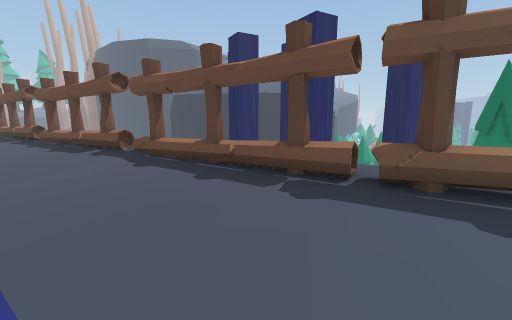
View 1 (above)

24 first-person views from a walk through a scene from a Unity 3-D project. The camera is 1.2 m above the floor, tilts 10° down and sees 90° across. The floor is counted in squares, 1 m on a side. Each view is taken from the middle of a square. On the plan, view 1 faces up. The plan holds only what a view shows up to about 12 squares ahead; the rest is blank. The place goes on beyond the plan. The player is left out. Door leaves are left out, so doorways stand open. Some surface patterns are stand-ins.

View 2
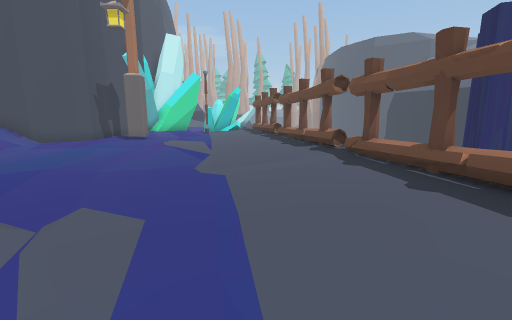

View 3
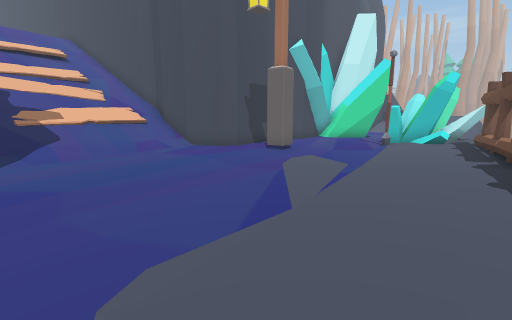

View 4
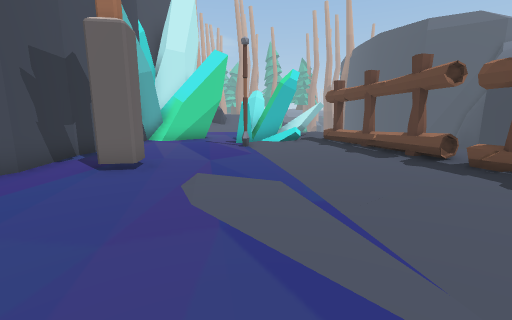

View 5
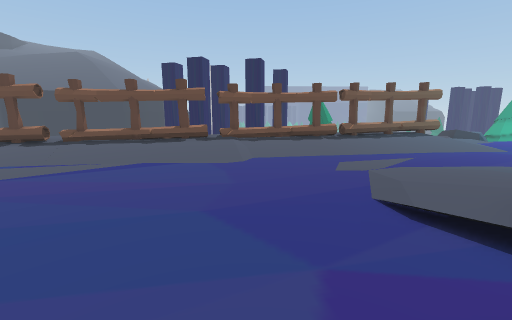

View 6
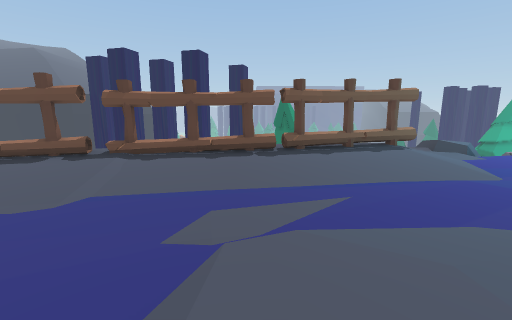

View 7
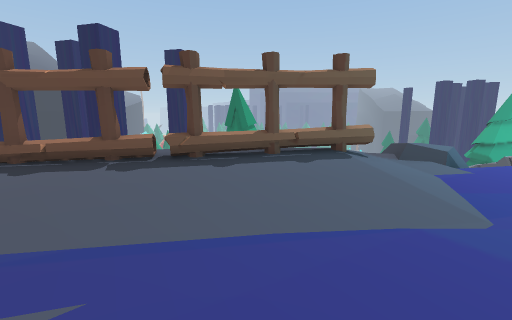

View 8
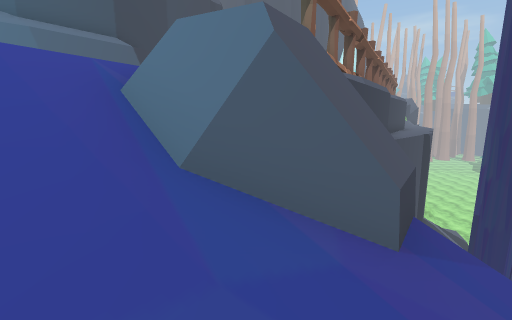

View 9
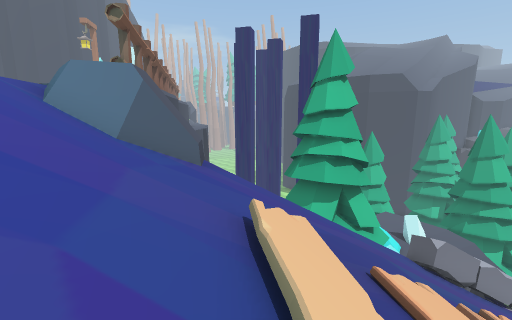

View 10
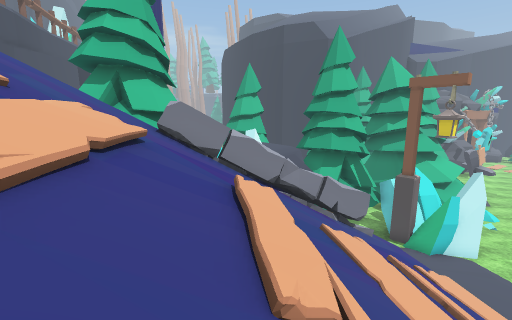

View 11
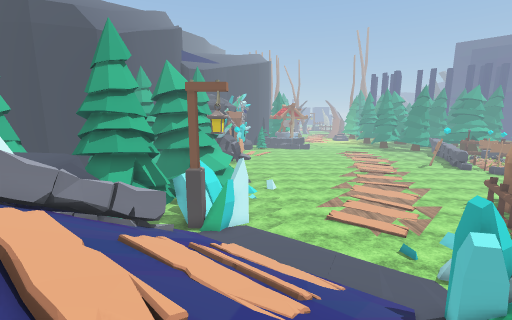

View 12
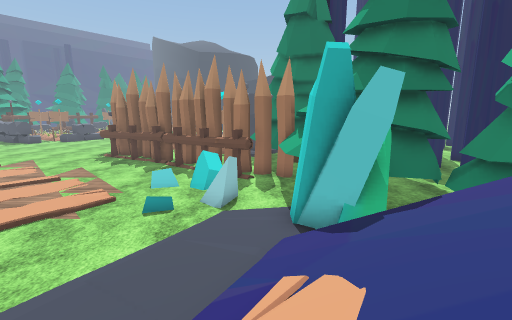

View 13
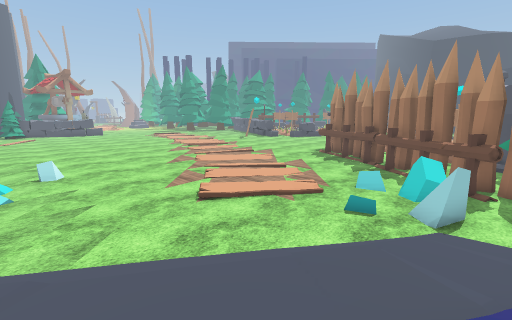

View 14
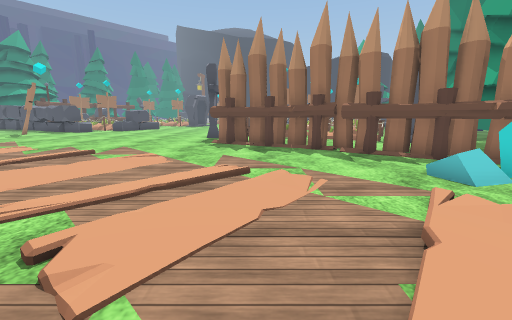

View 15
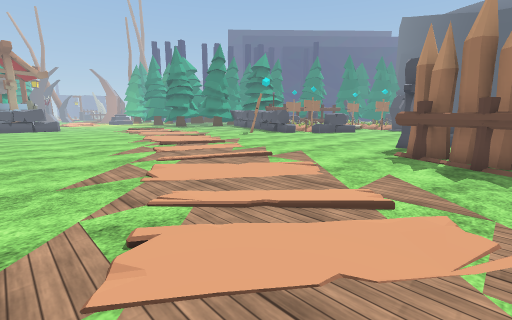

View 16
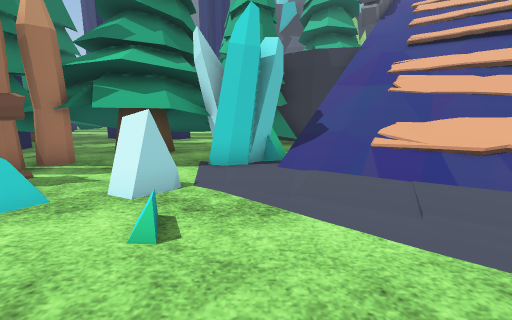

View 17
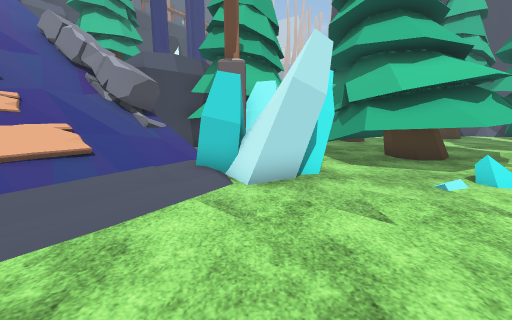

View 18
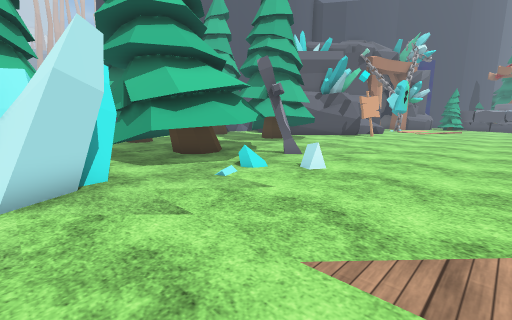

View 19
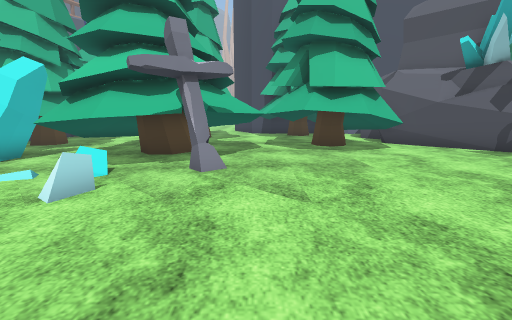

View 20
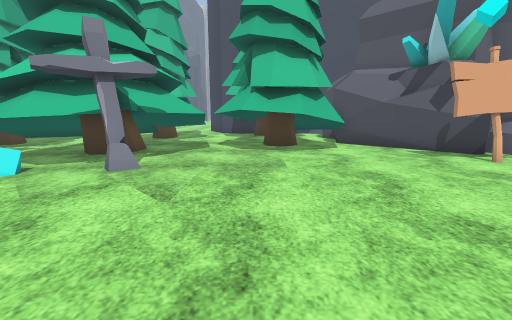

View 21
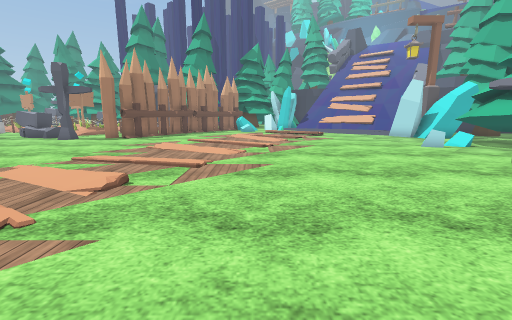

View 22
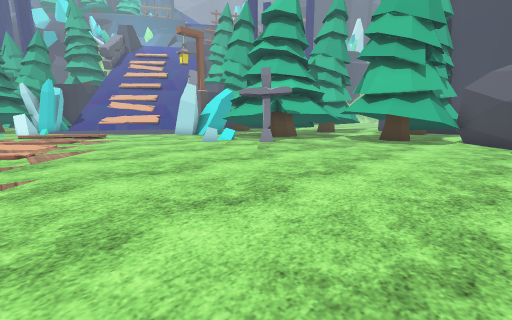

View 23
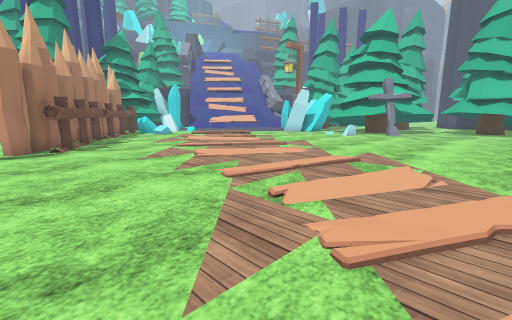

View 24
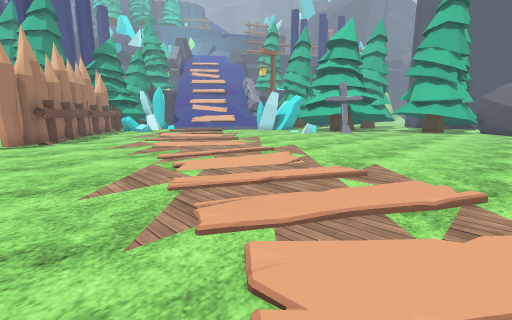

### Floor plan
Key: @ floor where view 1 was taken; # wall or solid block; . main floor; : floor 0.25 m higher than the main floor; + floor 10.75 m higher than the main floor; * floor 11.25 m higher than the main floor; / step, stairs or slope; = window, fence, low wall or low ledge; ^ raised ledge; v drop or lower ground; R rock; S sign; O other object.
Columns run from 16 left of view 1 to 36 right of it. Each row starts with its distance up from view 1.
 33                                ##.S..............OO..
 32                                #...............OO....
 31                                ##................OO..
 30                               ####..............O....
 29                               ####...................
 28                              ###  ..............O....
 27                              #   .............O......
 26                              .^^^...............O....
 25                              ######O.................
 24                              ##  ##O..........OO.....
 23                                   #^.O......O........
 22                                   #^.........O.......
 21                                   #...........OO.....
 20                                   #.........O......O.
 19                                  ##.......OO.O....O##
 18                                  ###...../..O.....O#
 17                                 ####....//.......O##
 16                                 #O##/..../O......O#
 15                                # /:::/..........O#.
 14                              ###O///:::/.....O.O##  O
 13  #=#                          #OOO///:://.#.==OO#...O
 12 ###=OO                        #OO//////:::.#.OO##  OO
 11 ###=+OO v      ##             OO////////::...O#### OO
 10 +##++++OO*     v  v        v OOO/////////OO^#####   O
  9 ++++++++OO       v#v     ##vOOO/////////OOO ####
  8 ++++++++++OO      v      ##=OO/////////v O#### #
  7 +++++++++++OOO vv      ####v/////////// v ########
  6  +++++++++++*OOOvv      ## v//////////v vv######v
  5 #+OO+++++++++++OOv        v//////////vvv###v#  vv
  4 ##++++++++++++++OOvv     v///////////  v  #vvvv =
  3  ##+++++++++++++++OOv    v/////////         v#vv
  2  ##++++++++++++++++OOO  R//////                vv
  1  #/+++++++++++++++++*OORRR/////
  0  #//++++++++++++@++++++ RR////
 -1  /////++++++++++++++++++R/////
 -2  //////+++++++++++++++++///////

Positions as (right, up) in squares from view 1, and headings:
1: (0, 0), facing up
2: (0, 0), facing up-left
3: (-3, 4), facing left
4: (-7, 3), facing up-left
5: (-9, -2), facing up-right
6: (-5, -2), facing up-right
7: (-1, -2), facing up-right
8: (11, 0), facing left
9: (14, -2), facing up-left
10: (20, 4), facing up-left
11: (20, 4), facing up
12: (20, 11), facing right
13: (20, 11), facing up-right
14: (24, 18), facing right
15: (25, 17), facing up-right
16: (25, 16), facing down
17: (25, 17), facing left
18: (25, 17), facing up-left
19: (25, 26), facing left
20: (25, 28), facing left
21: (28, 33), facing down
22: (28, 33), facing down-left
23: (36, 30), facing down-left
24: (36, 33), facing down-left
